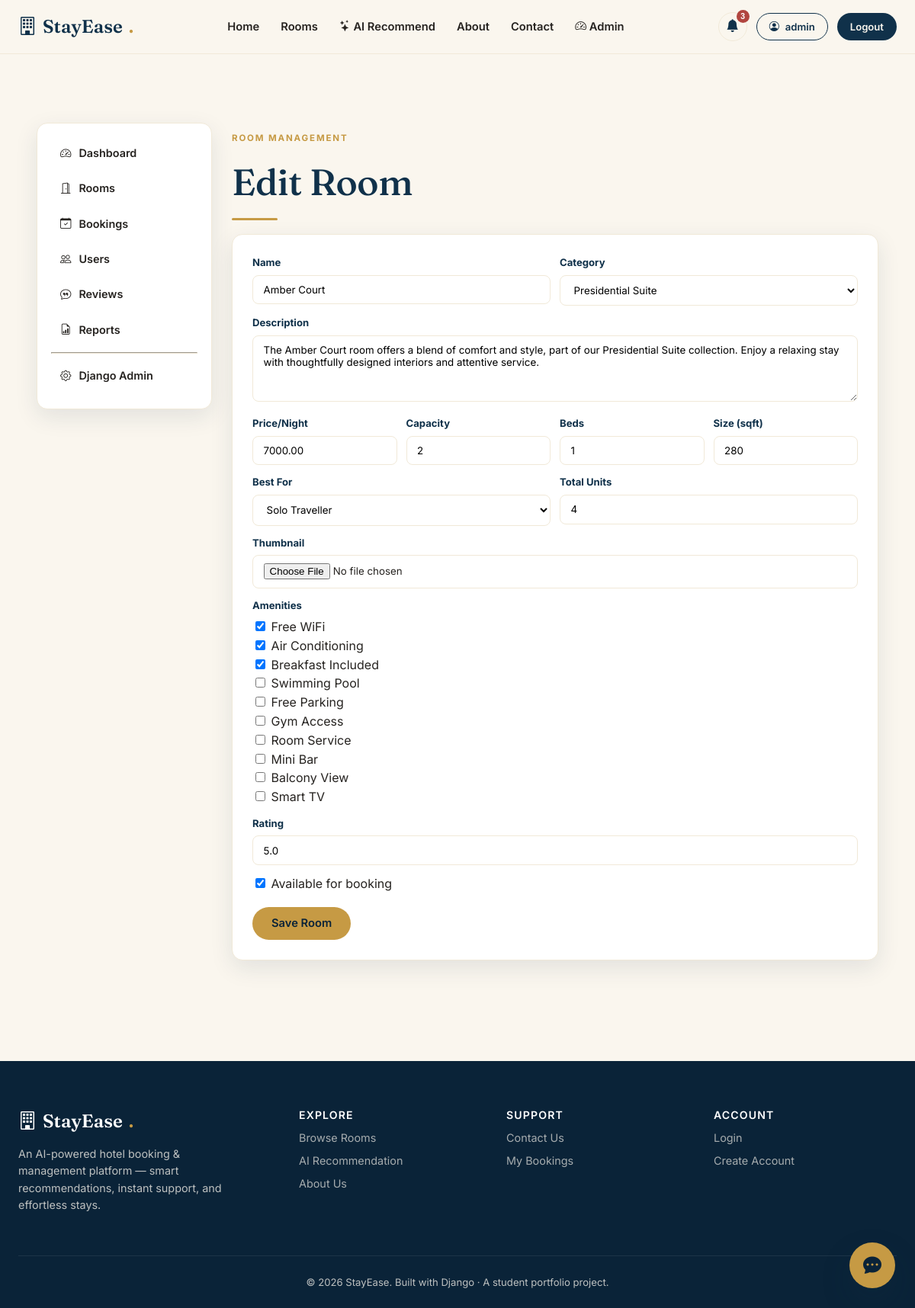
/manage/rooms/12/edit/ (signed in), run on the app's committed database.
### rooms/models.py (models this page shows, shortened)
class Room(models.Model):
    PURPOSE_CHOICES = [
        ('business', 'Business Trip'),
        ('family', 'Family Vacation'),
        ('couple', 'Couple / Honeymoon'),
        ('solo', 'Solo Traveller'),
        ('friends', 'Friends Getaway'),
    ]
    name = models.CharField(max_length=150)
    category = models.ForeignKey(RoomCategory, on_delete=models.CASCADE, related_name='rooms')
    description = models.TextField()
    price_per_night = models.DecimalField(max_digits=10, decimal_places=2)
    capacity = models.PositiveIntegerField(default=2, help_text='Max guests')
    beds = models.PositiveIntegerField(default=1)
    size_sqft = models.PositiveIntegerField(default=250)
    amenities = models.ManyToManyField(Amenity, blank=True, related_name='rooms')
    best_for = models.CharField(max_length=20, choices=PURPOSE_CHOICES, default='family')
    thumbnail = _ImageField(upload_to='rooms/', blank=True, null=True)
    is_available = models.BooleanField(default=True)
    total_units = models.PositiveIntegerField(default=5)
    rating = models.DecimalField(max_digits=2, decimal_places=1, default=4.5)
    created_at = models.DateTimeField(auto_now_add=True)
    class Meta:
        ordering = ['-created_at']

### adminpanel/views.py (the view)
# urls.py: path('rooms/<int:pk>/edit/', views.room_edit_view, name='room_edit'),
@staff_member_required
def room_edit_view(request, pk):
    room = get_object_or_404(Room, pk=pk)
    if request.method == 'POST':
        form = RoomForm(request.POST, request.FILES, instance=room)
        if form.is_valid():
            form.save()
            messages.success(request, 'Room updated successfully!')
            return redirect('adminpanel:room_manage')
    else:
        form = RoomForm(instance=room)
    return render(request, 'adminpanel/room_form.html', {'form': form, 'title': 'Edit Room'})

### adminpanel/models.py (called while the page is built)
    @property
    def icon(self):
        return {
            'booking': 'bi-calendar-plus',
            'payment': 'bi-cash-coin',
            'review': 'bi-chat-quote',
            'contact': 'bi-envelope',
        }.get(self.notif_type, 'bi-bell')

### core/context_processors.py (called while the page is built)
def site_context(request):
    context = {
        'SITE_NAME': 'StayEase',
        'SITE_TAGLINE': 'AI-Powered Hotel Booking & Management',
    }
    if getattr(request, 'user', None) and request.user.is_authenticated and request.user.is_staff:
        from adminpanel.models import Notification
        context['admin_notifications'] = Notification.objects.all()[:8]
        context['admin_unread_count'] = Notification.objects.filter(is_read=False).count()
    return context

### rooms/models.py (called while the page is built)
    def __str__(self):
        return self.name

    def __str__(self):
        return self.name

### templates/adminpanel/room_form.html (shortened to what this page needs)
{% extends "adminpanel/base_admin.html" %}
{% block admin_content %}
<p class="eyebrow">Room management</p>
<h1>{{ title }}</h1>
<div class="divider-gold"></div>
<div class="panel">
  <form method="post" enctype="multipart/form-data">
    <div style="display:grid; grid-template-columns:1fr 1fr; gap:12px;">
      <div><label class="form-label">Name</label>{{ form.name }}</div>
      <div><label class="form-label">Category</label>{{ form.category }}</div>
    </div>
    <div style="margin-top:12px;"><label class="form-label">Description</label>{{ form.description }}</div>
    <div style="margin-top:12px; display:grid; grid-template-columns:repeat(4,1fr); gap:12px;">
      <div><label class="form-label">Price/Night</label>{{ form.price_per_night }}</div>
      <div><label class="form-label">Capacity</label>{{ form.capacity }}</div>
      <div><label class="form-label">Beds</label>{{ form.beds }}</div>
      <div><label class="form-label">Size (sqft)</label>{{ form.size_sqft }}</div>
    </div>
    <div style="margin-top:12px; display:grid; grid-template-columns:1fr 1fr; gap:12px;">
      <div><label class="form-label">Best For</label>{{ form.best_for }}</div>
      <div><label class="form-label">Total Units</label>{{ form.total_units }}</div>
    </div>
    <div style="margin-top:12px;"><label class="form-label">Thumbnail</label>{{ form.thumbnail }}</div>
    <div style="margin-top:12px;"><label class="form-label">Amenities</label><div style="display:flex; flex-wrap:wrap; gap:10px;">{{ form.amenities }}</div></div>
    <div style="margin-top:12px;"><label class="form-label">Rating</label>{{ form.rating }}</div>
    <div style="margin-top:12px;">{{ form.is_available }} <label style="display:inline;">Available for booking</label></div>
    <button type="submit" class="btn btn-gold" style="margin-top:18px;">Save Room</button>
  </form>
</div>
{% endblock %}

### templates/base.html (shortened to what this page needs)
{% load static %}
<!DOCTYPE html>
<html lang="en">
<head>
  <link rel="stylesheet" href="https://cdn.jsdelivr.net/npm/bootstrap-icons@1.11.3/font/bootstrap-icons.css">
  <link rel="stylesheet" href="{% static 'css/style.css' %}">
</head>
<body>
<nav class="navbar-stayease">
  <div class="navbar-inner">
    <a href="{% url 'core:home' %}" class="brand"><i class="bi bi-building"></i> StayEase<span class="dot">.</span></a>
    <div class="nav-links" id="navLinks">
      <a href="{% url 'core:home' %}">Home</a>
      <a href="{% url 'rooms:list' %}">Rooms</a>
      <a href="{% url 'rooms:recommend' %}"><i class="bi bi-stars"></i> AI Recommend</a>
      <a href="{% url 'core:about' %}">About</a>
      <a href="{% url 'core:contact' %}">Contact</a>
      {% if user.is_authenticated %}
        {% if user.is_staff %}<a href="{% url 'adminpanel:dashboard' %}"><i class="bi bi-speedometer2"></i> Admin</a>{% endif %}
      {% endif %}
    </div>
    <div class="nav-actions">
      {% if user.is_authenticated %}
        {% if user.is_staff %}
        <div class="notif-wrap">
          <button class="notif-bell" id="notifBellBtn"><i class="bi bi-bell-fill"></i>{% if admin_unread_count %}<span class="notif-dot">{{ admin_unread_count }}</span>{% endif %}</button>
        </div>
        {% endif %}
        <a href="{% url 'accounts:dashboard' %}" class="btn btn-outline btn-sm"><i class="bi bi-person-circle"></i> {{ user.first_name|default:user.username }}</a>
        <a href="{% url 'accounts:logout' %}" class="btn btn-navy btn-sm">Logout</a>
      {% else %}
        <a href="{% url 'accounts:login' %}" class="btn btn-outline btn-sm">Login</a>
        <a href="{% url 'accounts:register' %}" class="btn btn-gold btn-sm">Sign Up</a>
      {% endif %}
    </div>
  </div>
</nav>
<div class="container-narrow" style="padding-top: 18px;">
</div>
<main>
  {% block content %}{% endblock %}
</main>
<footer class="site-footer">
  <div class="footer-grid">
    <div>
      <div class="brand" style="color:#fff;"><i class="bi bi-building"></i> StayEase<span class="dot">.</span></div>
      <p style="margin-top:14px; font-size:.9rem; max-width: 300px;">An AI-powered hotel booking &amp; management platform — smart recommendations, instant support, and effortless stays.</p>
    </div>
    <div>
      <h4>Explore</h4>
      <a href="{% url 'rooms:list' %}">Browse Rooms</a>
      <a href="{% url 'rooms:recommend' %}">AI Recommendation</a>
      <a href="{% url 'core:about' %}">About Us</a>
    </div>
    <div>
      <h4>Support</h4>
      <a href="{% url 'core:contact' %}">Contact Us</a>
      <a href="{% url 'bookings:history' %}">My Bookings</a>
    </div>
    <div>
      <h4>Account</h4>
      <a href="{% url 'accounts:login' %}">Login</a>
      <a href="{% url 'accounts:register' %}">Create Account</a>
    </div>
  </div>
  <div class="footer-bottom">&copy; {% now "Y" %} StayEase. Built with Django &middot; A student portfolio project.</div>
</footer>
<button class="chat-toggle" id="chat-toggle"><i class="bi bi-chat-dots-fill"></i></button>
</body>
</html>

### data on the page
Room: name "Amber Court", category "Presidential Suite", description "The Amber Court room offers a blend of comfort and style, part of our Presidential Suite collection. Enjoy a relaxing stay with thoughtfully designed interiors and attentive service.", price_per_night "7000.00", capacity "2", beds "1", size_sqft "280", best_for "Solo Traveller", total_units "4", rating "5.0", is_available "☑"

### other printed values
{{ admin_unread_count }} "3"
{{ user.first_name|default:user.username }} "admin"
{{ title }} "Edit Room"
